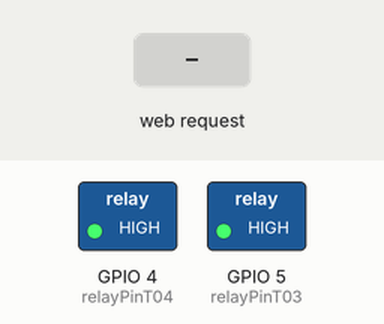
This program was run on a simulated ESP8266 (NodeMCU). On the bench: switched loads named in the program (green lamp = pin HIGH). Inputs (shaded band) come from the test bench. WiFi joins after 1.5 s; servers stay silent unless stated; what the program prints to the serial monitor is not drawn.

Above: at 3.2 s.
3.3 s: HTTP request GET /toggle_t03_rele received
At 4.0 s:
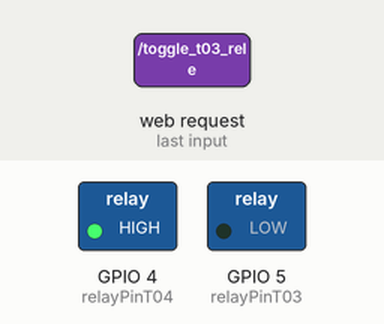
4.8 s: HTTP request GET /toggle_t04_rele received
At 5.2 s:
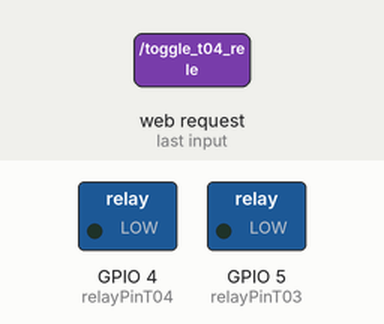
6.3 s: HTTP request GET /toggle_t03_rele received
At 7.5 s:
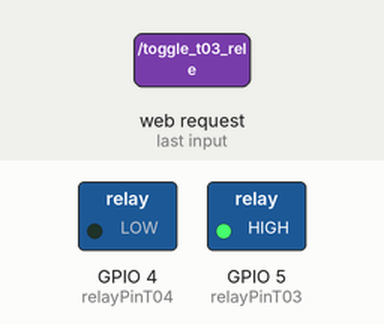
Timing chart, 0 to 9.3 s (numbered marks = the images above; inputs shaded):
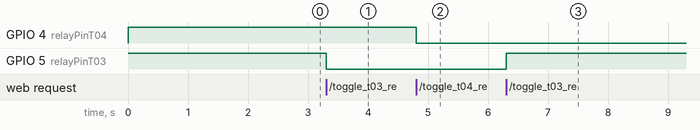

The program:

main.cpp
```cpp
#include <ESP8266WiFi.h>
#include <ESP8266WebServer.h>
#include <ESP8266mDNS.h>
#include <WebSocketsServer.h>

const char* ssid = "projeto8266";
const char* password = "projetocir";

ESP8266WebServer server(80);
WebSocketsServer webSocket = WebSocketsServer(81);

const int relayPinT03 = 5;   // Pino do ESP8266 conectado ao relé da máquina T03
const int relayPinT04 = 4;
bool relayStateT03 = false;
bool relayStateT04 = false;

void handleRelayControl();

const char index_html[] PROGMEM = R"rawliteral(
<!DOCTYPE html>
<html lang="pt-br">
<head>
    <meta charset="UTF-8">
    <meta name="viewport" content="width=device-width, initial-scale=1.0">
    <title>Interface de Controle</title>
    <style>
        body {
            margin: 0;
            padding: 0;
            height: 100vh;
            display: flex;
            flex-direction: column;
            justify-content: center;
            align-items: center;
            font-family: 'Arial', sans-serif;
            color: #fff; /* Texto branco */
            background-image: url('https://images.wallpaperscraft.com/image/single/dark_spots_texture_50355_1920x1080.jpg');
        }

        .container {
            display: flex;
            flex-wrap: wrap;
            gap: 20px;
            justify-content: center;
            margin-top: 20px; /* Espaçamento superior */
        }

        .main-button {
            padding: 15px 30px;
            font-size: 18px;
            font-weight: bold;
            color: #fff;
            border: none;
            border-radius: 8px;
            cursor: pointer;
            background: linear-gradient(45deg, #2c3e50, #34495e); /* Gradiente azul escuro */
            transition: transform 0.3s ease;
            min-width: 120px;
        }

        .main-button:hover {
            transform: scale(1.05);
        }

        .popup {
            display: none;
            position: fixed;
            top: 50%;
            left: 50%;
            width: 80%;
            transform: translate(-50%, -50%);
            max-width: 600px;
            background-color: #1f1f1f;
            z-index: 1000;
            border-radius: 10px;
            text-align: center;
            box-shadow: 0 2px 10px rgba(0, 0, 0, 0.3); /* Sombra suave */
            color: #fff;
            align-items: center;
            justify-content: center;
        }

        .popup-content {
            padding: 40px;
            border-radius: 10px;
            text-align: center;
            position: relative;
        }

        .close-button {
            position: absolute;
            top: 0;
            right: 0;
            cursor: pointer;
            color: #ccc;
            font-size: 24px;
            background: none;
            border: none;
            z-index: 2;
        }

        .close-button:hover {
            color: #fff;
        }

        .inner-button {
            padding: 10px 20px;
            font-size: 14px;
            color: #fff;
            border: none;
            border-radius: 5px;
            cursor: pointer;
            margin: 5px;
            background-color: #dc3545; /* Vermelho inicial */
            transition: background-color 0.3s ease;
        }

        .inner-button.on {
            background-color: #28a745; /* Verde */
        }

        .inner-button.off {
            background-color: #dc3545; /* Vermelho */
        }

        .titulo {
            margin-bottom: 20px; /* Espaçamento inferior do título */
        }

        .logosenai{
        position: absolute;
        top: 10px;
        right: 10px;
        width: 150px;
        height: auto;
        }

    </style>
</head>
<body>
    <img class="logosenai" src="https://cdn.discordapp.com/attachments/656942253008355348/1254568188276899967/firjanlogo1.png?ex=6679f72c&is=6678a5ac&hm=03bb4c2941388fc100523608087ed84082197d63e0c1a7a03508389e82c83abf&">
    <h1 class="titulo">Interface de Controle</h1>
    <div class="container">
        <button id="areaDeTornosButton" class="main-button">Tornos</button>
        <button id="areaDeFresasButton" class="main-button">Fresadoras</button>
        <button id="areaDeCncButton" class="main-button">CNC</button>

        <div id="tornosPopup" class="popup">
            <div class="popup-content">
                <button class="close-button" onclick="closePopup()">x</button>
                <button id="t01Button" class="inner-button off" onclick="toggleTorno('t1')">T01</button>
                <button id="t02Button" class="inner-button off" onclick="toggleTorno('t02')">T02</button>
                <button id="t03Button" class="inner-button off" onclick="toggleTorno('t03')">T03</button>
                <button id="t04Button" class="inner-button off" onclick="toggleTorno('t04')">T04</button>
                <button id="t05Button" class="inner-button off" onclick="toggleTorno('t05')">T05</button>
                <button id="t06Button" class="inner-button off" onclick="toggleTorno('t06')">T06</button>
                <button id="t07Button" class="inner-button off" onclick="toggleTorno('t07')">T07</button>
                <button id="t08Button" class="inner-button off" onclick="toggleTorno('t08')">T08</button>
                <button id="t09Button" class="inner-button off" onclick="toggleTorno('t09')">T09</button>
                <button id="t19Button" class="inner-button off" onclick="toggleTorno('t010')">T10</button>
            </div>
        </div>

        <div id="fresasPopup" class="popup">
            <div class="popup-content">
                <button class="close-button" onclick="closePopup()">x</button>
                <button id="f01Button" class="inner-button off" onclick="toggleFresa('f01')">F01</button>
                <button id="f02Button" class="inner-button off" onclick="toggleFresa('f02')">F02</button>
                <button id="f03Button" class="inner-button off" onclick="toggleFresa('f03')">F03</button>
                <button id="f04Button" class="inner-button off" onclick="toggleFresa('f04')">F04</button>
            </div>
        </div>

        <div id="cncPopup" class="popup">
            <div class="popup-content">
                <button class="close-button" onclick="closePopup()">x</button>
                <button id="c01Button" class="inner-button off" onclick="toggleCnc('c01')">C01</button>
                <button id="c02Button" class="inner-button off" onclick="toggleCnc('c02')">C02</button>
                <button id="c03Button" class="inner-button off" onclick="toggleCnc('c03')">C03</button>
                <button id="c04Button" class="inner-button off" onclick="toggleCnc('c04')">C04</button>
            </div>
        </div>
    </div>

    <script>
        const ws = new WebSocket(`ws://${window.location.hostname}:81/`);

        ws.onmessage = (event) => {
            const data = JSON.parse(event.data);
            const button = document.getElementById(data.id + 'Button');
            if (button) {
                button.classList.toggle('on', data.state);
                button.classList.toggle('off', !data.state);
            }
        };

        const tornosPopup = document.getElementById('tornosPopup');
        const fresasPopup = document.getElementById('fresasPopup');
        const cncPopup = document.getElementById('cncPopup');

        document.getElementById('areaDeTornosButton').addEventListener('click', () => {
            tornosPopup.style.display = 'flex';
        });

        document.getElementById('areaDeFresasButton').addEventListener('click', () => {
            fresasPopup.style.display = 'flex';
        });

        document.getElementById('areaDeCncButton').addEventListener('click', () => {
            cncPopup.style.display = 'flex';
        });


        function closePopup() {
            tornosPopup.style.display = 'none';
            fresasPopup.style.display = 'none';
            cncPopup.style.display = 'none';
        }

        function toggleTorno(tornoId) {
            const button = document.getElementById(tornoId + 'Button');
            const isOn = button.classList.contains('on');

            fetch('/toggle_' + tornoId + '_rele')
                .then(response => {
                    if (response.ok) {
                        button.classList.toggle('on', !isOn);
                        button.classList.toggle('off', isOn);
                        ws.send(JSON.stringify({ id: tornoId, state: !isOn }));
                    }
                })
                .catch(error => console.error('Erro ao mudar estado do relé:', error));
        }

        function updateButtonStates() {
            const tornoIds = ['t03', 't04'];

            tornoIds.forEach(tornoId => {
                fetch('/get_' + tornoId + '_state')
                    .then(response => response.json())
                    .then(data => {
                        const button = document.getElementById(tornoId + 'Button');
                        button.classList.toggle('on', data.state);
                        button.classList.toggle('off', !data.state);
                    })
                    .catch(error => console.error('Erro ao obter estado do torno ' + tornoId + ':', error));
            });
        }

        updateButtonStates();

        window.addEventListener('click', (event) => {
            if (event.target === tornosPopup || event.target === fresasPopup) {
                event.target.style.display = 'none';
            }
        });

        ws.onopen = () => {
            ws.send(JSON.stringify({ request: "syncState" }));
        };
    </script>
</body>
</html>
)rawliteral";

void handleRoot() {
    server.send(200, "text/html", index_html);
}

// Função para alternar o estado do relé
void toggleRelay(int pin, bool &state) {
    state = !state;
    digitalWrite(pin, state ? LOW : HIGH);
    String message = "{\"id\":\"" + String(pin == relayPinT03 ? "t03" : "t04") + "\",\"state\":" + String(state) + "}";
    webSocket.broadcastTXT(message);
}

// Função para enviar o estado dos relés ao cliente especificado
void sendRelayState(uint8_t num) {
    String message = "{\"id\":\"t03\",\"state\":" + String(relayStateT03) + "}";
    webSocket.sendTXT(num, message);
    message = "{\"id\":\"t04\",\"state\":" + String(relayStateT04) + "}";
    webSocket.sendTXT(num, message);
}

// Função de evento para o WebSocket
void webSocketEvent(uint8_t num, WStype_t type, uint8_t * payload, size_t length) {
    switch (type) {
        case WStype_DISCONNECTED:
            Serial.printf("[%u] Disconnected!\n", num);
            break;
        case WStype_CONNECTED: {
            IPAddress ip = webSocket.remoteIP(num);
            Serial.printf("[%u] Connection from %s\n", num, ip.toString().c_str());
            sendRelayState(num);  // Envia o estado atual para o cliente recém-conectado
            break;
        }
        case WStype_TEXT:
            Serial.printf("[%u] Text: %s\n", num, payload);
            break;
        default:
            break;
    }
}

// Função de configuração
void setup() {
    Serial.begin(9600);

    pinMode(relayPinT03, OUTPUT);
    pinMode(relayPinT04, OUTPUT);
    digitalWrite(relayPinT03, HIGH);  // Inicialmente desliga o relé
    digitalWrite(relayPinT04, HIGH);

    WiFi.begin(ssid, password);
    Serial.print("Conectando ao WiFi...");
    while (WiFi.status() != WL_CONNECTED) {
        delay(1000);
        Serial.print(".");
    }

    if (MDNS.begin("projetoirc")) {
        Serial.println("mDNS responder iniciado");
    } else {
        Serial.println("Erro ao iniciar mDNS responder");
    }

    Serial.println();
    Serial.println("Conectado ao WiFi");
    Serial.print("Endereço IP: ");
    Serial.println(WiFi.localIP());

    server.on("/", HTTP_GET, handleRoot);
    server.on("/toggle_t03_rele", HTTP_GET, []() {
        toggleRelay(relayPinT03, relayStateT03);
        server.send(200, "text/plain", relayStateT03 ? "Relé ligado" : "Relé desligado");
    });

    server.on("/toggle_t04_rele", HTTP_GET, []() {
        toggleRelay(relayPinT04, relayStateT04);
        server.send(200, "text/plain", relayStateT04 ? "Relé ligado" : "Relé desligado");
    });

    server.begin();
    Serial.println("Servidor HTTP iniciado");

    webSocket.begin();
    webSocket.onEvent(webSocketEvent);
    Serial.println("Servidor WebSocket iniciado");

    MDNS.update();
}

// Função de loop
void loop() {
    server.handleClient();
    webSocket.loop();
    MDNS.update();
}

// Função para enviar o estado dos relés a todos os clientes
void sendRelayState() {
    String message = "{\"id\":\"t03\",\"state\":" + String(relayStateT03) + "}";
    webSocket.broadcastTXT(message);
    message = "{\"id\":\"t04\",\"state\":" + String(relayStateT04) + "}";
    webSocket.broadcastTXT(message);
}
```

Measured:
- after the input at 3.3 s, GPIO 5 (relayPinT03): HIGH → LOW at once
- after the input at 4.8 s, GPIO 4 (relayPinT04): HIGH → LOW at once
- after the input at 6.3 s, GPIO 5 (relayPinT03): LOW → HIGH at once
